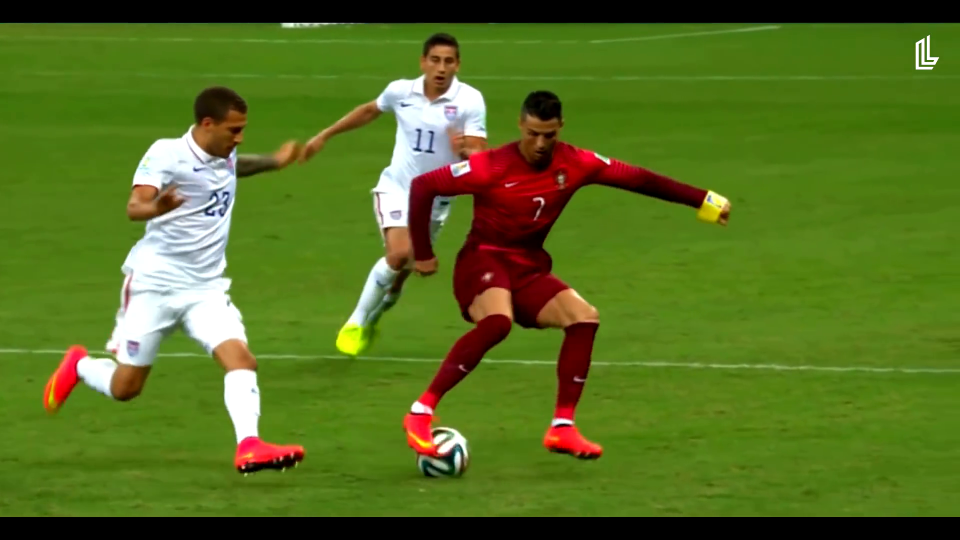
#> input picture frame 24 of Blobs/football1.mp4, 1920 x 1080 px, given in place of fulbito.mp4, which was not available (shown at 1/2 size)
$ python 3_video_robot_optim_v3.py
#> lines starting #> are read from the running program, lines starting #| are printed output that depends on the picture; after the words box and inside, x2 and y2 are one past the last pixel; in counts of white or black regions, pixels touching at a corner belong together
import cv2
import numpy as np

# Ruta al archivo de video
archivo_video = 'fulbito.mp4'  # Actualiza esta línea con la ruta correcta del archivo de video

# Abrir el archivo de video
cap = cv2.VideoCapture(archivo_video)
if not cap.isOpened():
    raise ValueError(f"No se pudo abrir el video desde {archivo_video}")

# Definir el kernel para la erosión y dilatación
kernel_erosion = np.ones((3, 3), np.uint8)  # Kernel de 3x3 para la erosión
celeste_upper = np.array([255, 251, 180])
celeste_lower = np.array([207, 204, 96])  # [B, G, R]

verde_upper = np.array([123, 255, 226])
verde_lower = np.array([44, 209, 151])  # [B, G, R]

rojo_upper = np.array([223, 185, 255])
rojo_lower = np.array([151, 76, 234])  # [B, G, R]
# Leer el primer fotograma del video
while cap.isOpened():
    ret, img = cap.read()
#> img is the input picture: shape (1080, 1920, 3); mean B, G, R 33.2, 110.6, 86.8
    if not ret:
        break  # Si no hay más fotogramas, salir del ciclo

    # Convertir la imagen a escala de grises
    #gray = cv2.cvtColor(img, cv2.COLOR_BGR2GRAY)
    # Crear máscaras para cada rango
    celeste_mask = cv2.inRange(img, celeste_lower, celeste_upper)
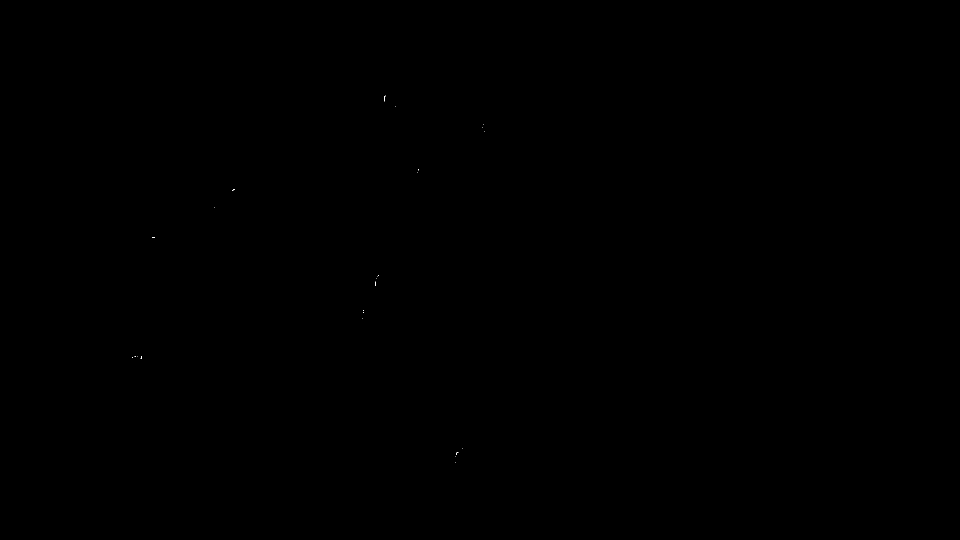
#> celeste_mask: shape (1080, 1920) (shown at 1/2 size); 0% white in thin lines or dots, all inside (x1, y1, x2, y2) = (264, 191, 969, 926)
    verde_mask = cv2.inRange(img, verde_lower, verde_upper)
#> verde_mask: shape (1080, 1920); 0.01% white in thin lines or dots, all inside (x1, y1, x2, y2) = (679, 138, 1832, 666)
    rojo_mask = cv2.inRange(img, rojo_lower, rojo_upper)
#> rojo_mask: shape (1080, 1920); 0.01% white in thin lines or dots, all inside (x1, y1, x2, y2) = (155, 306, 1220, 936)

    # Aplicar los colores basados en las máscaras
    img[np.where(celeste_mask == 255)] = (255, 0, 0)  # Celeste
#> img: shape (1080, 1920, 3); under 0.01% of pixels changed, all inside (x1, y1, x2, y2) = (264, 191, 969, 926)
    img[np.where(verde_mask == 255)] = (0, 255, 0)    # Verde
#> img: shape (1080, 1920, 3); mean B, G, R 33.2, 110.6, 86.8
    img[np.where(rojo_mask == 255)] = (0, 0, 255)    # Otro
#> img: shape (1080, 1920, 3); mean B, G, R 33.1, 110.6, 86.8

        # El resto se pone negro
    negro_mask = ~(celeste_mask | verde_mask | rojo_mask)
#> negro_mask: shape (1080, 1920); 100% white; black in thin lines or dots, all inside (x1, y1, x2, y2) = (155, 138, 1832, 936)
    img[np.where(negro_mask)] = (0, 0, 0)

    erosion_kernel = np.ones((3, 3), np.uint8)
    dilation_kernel = np.ones((10, 10), np.uint8)

    # Realizar erosión y dilatación en una sola operación si aplica
    img = cv2.erode(img, erosion_kernel, iterations=1)
    img = cv2.dilate(img, dilation_kernel, iterations=1)


    cv2.imshow('Video Procesado', img)  # Convertir de RGB a BGR para mostrar
    # Esperar por una tecla para avanzar al siguiente fotograma (presionar 'q' para salir)
    if cv2.waitKey(1) & 0xFF == ord('q'):
#> (key q is pressed here)
        break

# Liberar el objeto de captura y cerrar todas las ventanas
cap.release()
cv2.destroyAllWindows()

$ run again, starting later in the video
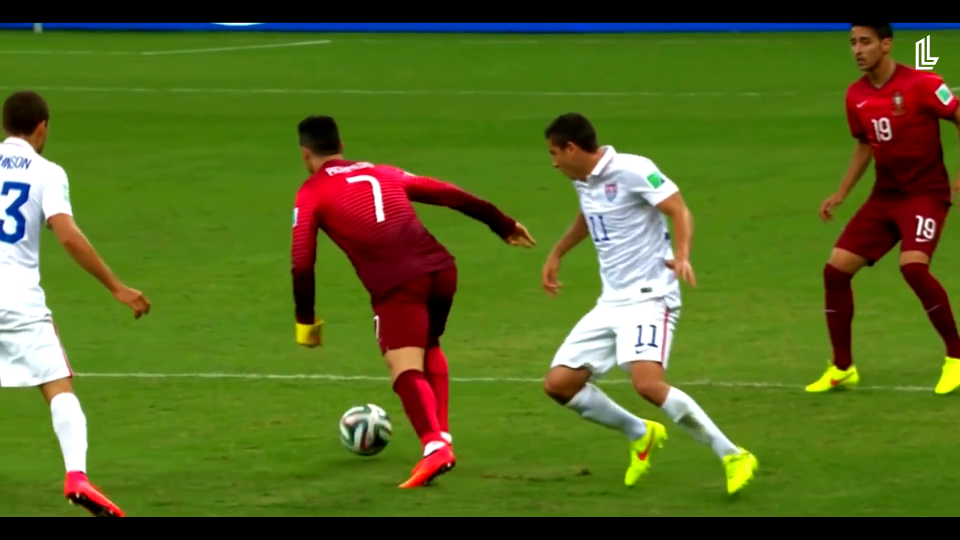
#> input picture frame 108 of Blobs/football1.mp4, 1920 x 1080 px, given in place of fulbito.mp4, which was not available (shown at 1/2 size)
#> img is the input picture: shape (1080, 1920, 3); mean B, G, R 34.9, 105.6, 87
#> celeste_mask: shape (1080, 1920); 0.01% white in thin lines or dots, all inside (x1, y1, x2, y2) = (0, 46, 1896, 491)
#> verde_mask: shape (1080, 1920); 0.02% white in thin lines or dots, all inside (x1, y1, x2, y2) = (1286, 715, 1897, 921)
#> rojo_mask: shape (1080, 1920); 0.06% white in thin lines or dots, all inside (x1, y1, x2, y2) = (109, 138, 1906, 992)
#> `img[np.where(rojo_mask == 255)] = (0, 0, 255)`:
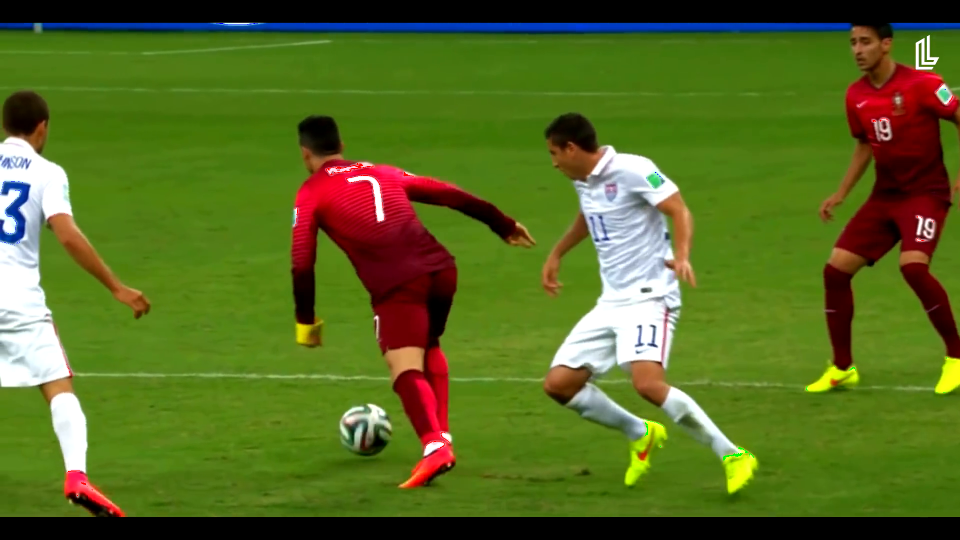
#> img: shape (1080, 1920, 3) (shown at 1/2 size); mean B, G, R 34.8, 105.5, 87
#> `negro_mask = ~(celeste_mask | verde_mask | rojo_mask)`:
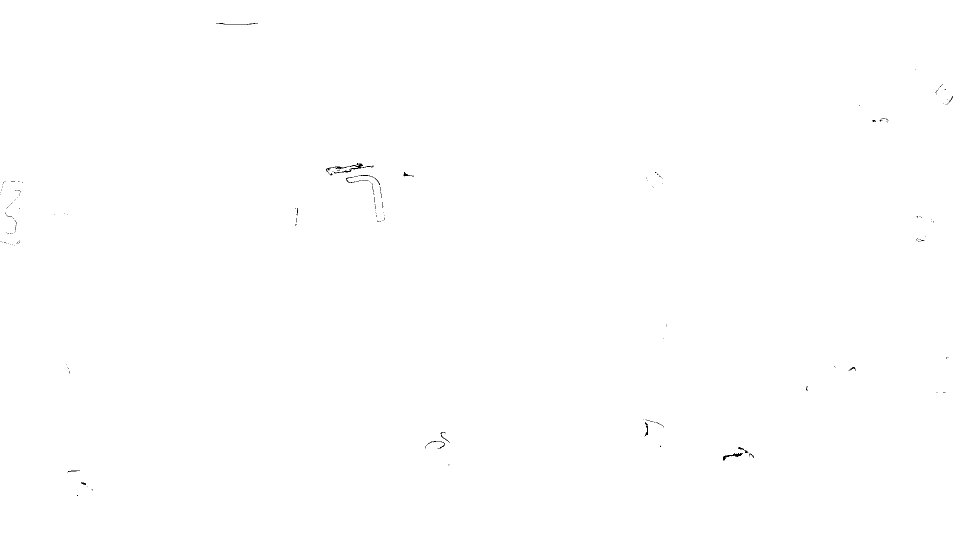
#> negro_mask: shape (1080, 1920) (shown at 1/2 size); 99.9% white; black in thin lines or dots, all inside (x1, y1, x2, y2) = (0, 46, 1906, 992)

$ run again, starting later in the video
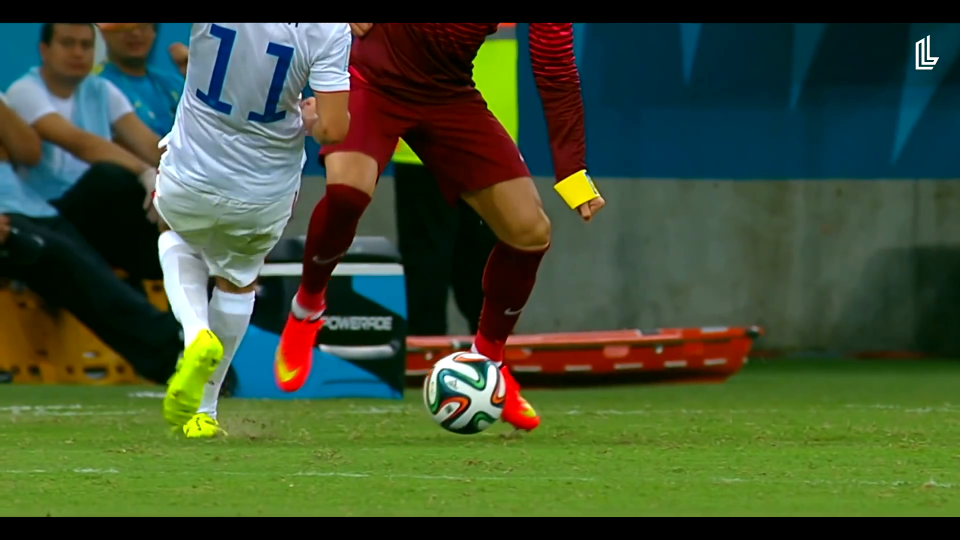
#> input picture frame 193 of Blobs/football1.mp4, 1920 x 1080 px, given in place of fulbito.mp4, which was not available (shown at 1/2 size)
#> img is the input picture: shape (1080, 1920, 3); mean B, G, R 51.8, 79.8, 64
#> `celeste_mask = cv2.inRange(img, celeste_lower, celeste_upper)`:
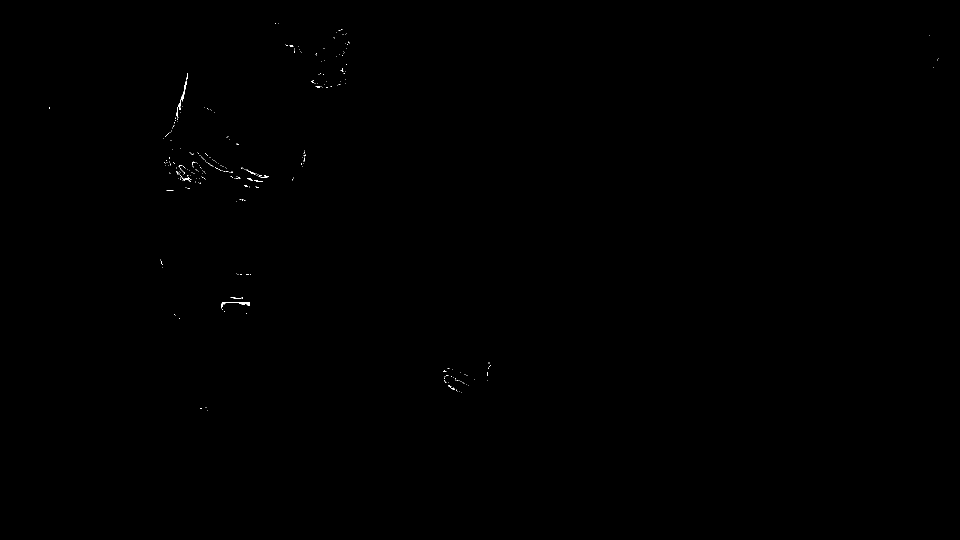
#> celeste_mask: shape (1080, 1920) (shown at 1/2 size); 0.07% white in thin lines or dots, all inside (x1, y1, x2, y2) = (98, 46, 1877, 822)
#> verde_mask: shape (1080, 1920); 0.02% white in thin lines or dots, all inside (x1, y1, x2, y2) = (248, 90, 1194, 972)
#> rojo_mask: shape (1080, 1920); 0% white in thin lines or dots, all inside (x1, y1, x2, y2) = (698, 178, 1010, 792)
#> `negro_mask = ~(celeste_mask | verde_mask | rojo_mask)`:
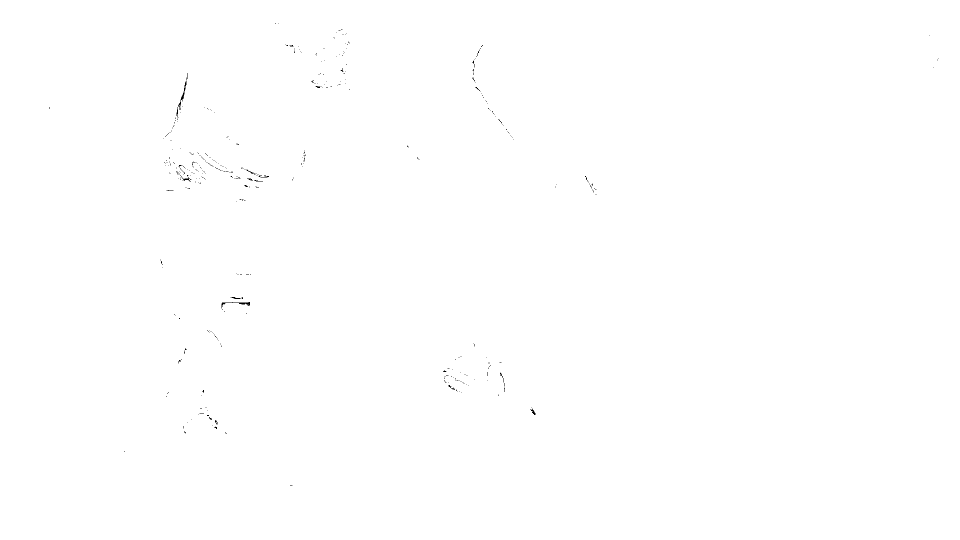
#> negro_mask: shape (1080, 1920) (shown at 1/2 size); 99.9% white; black in thin lines or dots, all inside (x1, y1, x2, y2) = (98, 46, 1877, 972)
